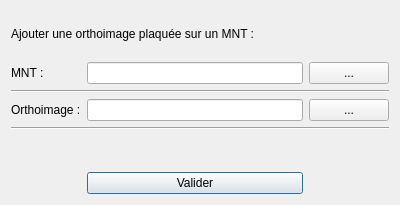
<?xml version="1.0" encoding="UTF-8"?>
<ui version="4.0">
 <class>MntWindow</class>
 <widget class="QDialog" name="MntWindow">
  <property name="geometry">
   <rect>
    <x>0</x>
    <y>0</y>
    <width>400</width>
    <height>205</height>
   </rect>
  </property>
  <property name="sizePolicy">
   <sizepolicy hsizetype="Fixed" vsizetype="Fixed">
    <horstretch>0</horstretch>
    <verstretch>0</verstretch>
   </sizepolicy>
  </property>
  <property name="maximumSize">
   <size>
    <width>400</width>
    <height>205</height>
   </size>
  </property>
  <property name="windowTitle">
   <string>Ajouter une orthoimage plaquée sur un MNT</string>
  </property>
  <layout class="QGridLayout" name="gridLayout">
   <item row="2" column="0" colspan="4">
    <widget class="Line" name="line">
     <property name="orientation">
      <enum>Qt::Horizontal</enum>
     </property>
    </widget>
   </item>
   <item row="3" column="3">
    <widget class="QPushButton" name="btn_OrthoFile">
     <property name="focusPolicy">
      <enum>Qt::NoFocus</enum>
     </property>
     <property name="text">
      <string>...</string>
     </property>
    </widget>
   </item>
   <item row="1" column="2">
    <widget class="QLineEdit" name="lineEdit_DTMPath">
     <property name="focusPolicy">
      <enum>Qt::NoFocus</enum>
     </property>
     <property name="readOnly">
      <bool>true</bool>
     </property>
    </widget>
   </item>
   <item row="3" column="2">
    <widget class="QLineEdit" name="lineEdit_OrthoPath">
     <property name="focusPolicy">
      <enum>Qt::NoFocus</enum>
     </property>
     <property name="readOnly">
      <bool>true</bool>
     </property>
    </widget>
   </item>
   <item row="1" column="3">
    <widget class="QPushButton" name="btn_DTMFile">
     <property name="focusPolicy">
      <enum>Qt::NoFocus</enum>
     </property>
     <property name="text">
      <string>...</string>
     </property>
    </widget>
   </item>
   <item row="1" column="0" colspan="2">
    <widget class="QLabel" name="label">
     <property name="text">
      <string>MNT :</string>
     </property>
    </widget>
   </item>
   <item row="3" column="0" colspan="2">
    <widget class="QLabel" name="label_2">
     <property name="text">
      <string>Orthoimage :</string>
     </property>
    </widget>
   </item>
   <item row="0" column="0" colspan="4">
    <widget class="QLabel" name="label_3">
     <property name="text">
      <string>Ajouter une orthoimage plaquée sur un MNT :</string>
     </property>
    </widget>
   </item>
   <item row="4" column="0" colspan="4">
    <widget class="Line" name="line_2">
     <property name="orientation">
      <enum>Qt::Horizontal</enum>
     </property>
    </widget>
   </item>
   <item row="6" column="2">
    <widget class="QPushButton" name="btn_Submit">
     <property name="text">
      <string>Valider</string>
     </property>
    </widget>
   </item>
   <item row="5" column="0" colspan="4">
    <widget class="QLabel" name="label_Error">
     <property name="maximumSize">
      <size>
       <width>16777215</width>
       <height>30</height>
      </size>
     </property>
     <property name="palette">
      <palette>
       <active>
        <colorrole role="WindowText">
         <brush brushstyle="SolidPattern">
          <color alpha="255">
           <red>224</red>
           <green>27</green>
           <blue>36</blue>
          </color>
         </brush>
        </colorrole>
        <colorrole role="Text">
         <brush brushstyle="SolidPattern">
          <color alpha="255">
           <red>0</red>
           <green>0</green>
           <blue>0</blue>
          </color>
         </brush>
        </colorrole>
        <colorrole role="PlaceholderText">
         <brush brushstyle="SolidPattern">
          <color alpha="128">
           <red>0</red>
           <green>0</green>
           <blue>0</blue>
          </color>
         </brush>
        </colorrole>
       </active>
       <inactive>
        <colorrole role="WindowText">
         <brush brushstyle="SolidPattern">
          <color alpha="255">
           <red>224</red>
           <green>27</green>
           <blue>36</blue>
          </color>
         </brush>
        </colorrole>
        <colorrole role="Text">
         <brush brushstyle="SolidPattern">
          <color alpha="255">
           <red>0</red>
           <green>0</green>
           <blue>0</blue>
          </color>
         </brush>
        </colorrole>
        <colorrole role="PlaceholderText">
         <brush brushstyle="SolidPattern">
          <color alpha="128">
           <red>0</red>
           <green>0</green>
           <blue>0</blue>
          </color>
         </brush>
        </colorrole>
       </inactive>
       <disabled>
        <colorrole role="WindowText">
         <brush brushstyle="SolidPattern">
          <color alpha="255">
           <red>190</red>
           <green>190</green>
           <blue>190</blue>
          </color>
         </brush>
        </colorrole>
        <colorrole role="Text">
         <brush brushstyle="SolidPattern">
          <color alpha="255">
           <red>190</red>
           <green>190</green>
           <blue>190</blue>
          </color>
         </brush>
        </colorrole>
        <colorrole role="PlaceholderText">
         <brush brushstyle="SolidPattern">
          <color alpha="128">
           <red>0</red>
           <green>0</green>
           <blue>0</blue>
          </color>
         </brush>
        </colorrole>
       </disabled>
      </palette>
     </property>
     <property name="text">
      <string/>
     </property>
     <property name="alignment">
      <set>Qt::AlignCenter</set>
     </property>
    </widget>
   </item>
  </layout>
 </widget>
 <resources/>
 <connections/>
</ui>
